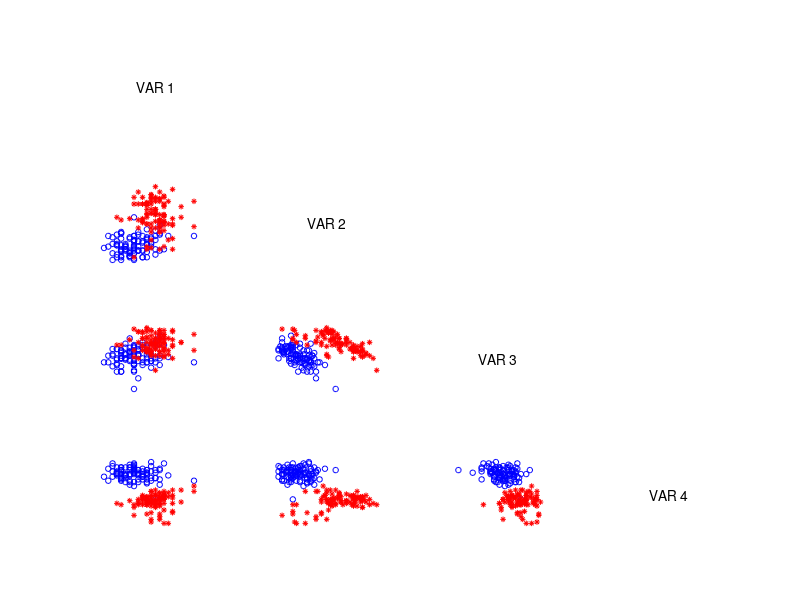

Source code (MATLAB):
% ---------------------------------------------------------------------
% Book:         MVA
% ---------------------------------------------------------------------
% Quantlet:     MVAdrafbank
% ---------------------------------------------------------------------
% Description:  MVAdrafbank computes a Draftman Plot for columns 3, 4, 
%               5 and 6 of the Swiss bank notes data ("bank2.dat").
% ---------------------------------------------------------------------
% Usage:        MVAdrafbank
% ---------------------------------------------------------------------
% Inputs:       none
% ---------------------------------------------------------------------
% Output:       Draftman Plot for columns 3, 4, 5 and 6 of the Swiss
%                bank notes data ("bank2.dat").
% ---------------------------------------------------------------------
% Example:      
% ---------------------------------------------------------------------
% Author:       Wolfgang Haerdle, Vladimir Georgescu, Song Song
% ---------------------------------------------------------------------

x=load('bank2.dat');
x3456=x(:,3:6);


for i=1:4
    for j=1:i-1      
        subplot(4,4,(i-1)*4+j)
        plot(x3456(1:100,j),x3456(1:100,i),'ob','MarkerSize',4);
        hold on
        plot(x3456(101:200,j),x3456(101:200,i),'*r','MarkerSize',4);
        axis off
    end
   
end
subplot(4,4,1)
axis off
text(0.3,0.5,'VAR 1')

subplot(4,4,6)
axis off
text(0.3,0.5,'VAR 2')

subplot(4,4,11)
axis off
text(0.3,0.5,'VAR 3')

subplot(4,4,16)
axis off
text(0.3,0.5,'VAR 4')
hold off
